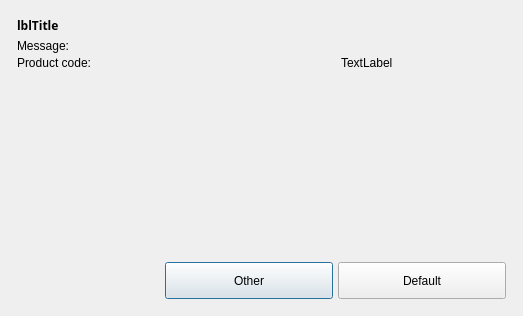
<?xml version="1.0" encoding="UTF-8"?>
<ui version="4.0">
 <class>Dialog</class>
 <widget class="QDialog" name="Dialog">
  <property name="geometry">
   <rect>
    <x>0</x>
    <y>0</y>
    <width>523</width>
    <height>316</height>
   </rect>
  </property>
  <property name="windowTitle">
   <string>Dialog</string>
  </property>
  <property name="autoFillBackground">
   <bool>false</bool>
  </property>
  <layout class="QVBoxLayout" name="verticalLayout_2">
   <item>
    <widget class="QFrame" name="frContainer">
     <property name="frameShape">
      <enum>QFrame::NoFrame</enum>
     </property>
     <property name="frameShadow">
      <enum>QFrame::Raised</enum>
     </property>
     <layout class="QVBoxLayout" name="verticalLayout">
      <property name="spacing">
       <number>0</number>
      </property>
      <property name="margin">
       <number>6</number>
      </property>
      <item>
       <layout class="QHBoxLayout" name="DialogTitle">
        <property name="bottomMargin">
         <number>5</number>
        </property>
        <item>
         <widget class="QLabel" name="lblTitle">
          <property name="sizePolicy">
           <sizepolicy hsizetype="Preferred" vsizetype="Preferred">
            <horstretch>0</horstretch>
            <verstretch>0</verstretch>
           </sizepolicy>
          </property>
          <property name="maximumSize">
           <size>
            <width>16777215</width>
            <height>45</height>
           </size>
          </property>
          <property name="font">
           <font>
            <family>Century Gothic</family>
            <weight>75</weight>
            <bold>true</bold>
           </font>
          </property>
          <property name="text">
           <string>lblTitle</string>
          </property>
         </widget>
        </item>
       </layout>
      </item>
      <item>
       <widget class="QLabel" name="lblMessage">
        <property name="text">
         <string>Message:</string>
        </property>
       </widget>
      </item>
      <item>
       <layout class="QHBoxLayout" name="horizontalLayout">
        <item>
         <layout class="QFormLayout" name="formLayout">
          <property name="fieldGrowthPolicy">
           <enum>QFormLayout::AllNonFixedFieldsGrow</enum>
          </property>
          <property name="labelAlignment">
           <set>Qt::AlignRight|Qt::AlignTrailing|Qt::AlignVCenter</set>
          </property>
          <item row="0" column="0">
           <widget class="QLabel" name="lblProductCodeTitle">
            <property name="text">
             <string>Product code:</string>
            </property>
            <property name="alignment">
             <set>Qt::AlignRight|Qt::AlignTrailing|Qt::AlignVCenter</set>
            </property>
           </widget>
          </item>
          <item row="0" column="1">
           <layout class="QHBoxLayout" name="productCodeLayout">
            <item>
             <widget class="QFrame" name="txtProductCodeValue">
              <property name="sizePolicy">
               <sizepolicy hsizetype="Preferred" vsizetype="Fixed">
                <horstretch>1</horstretch>
                <verstretch>0</verstretch>
               </sizepolicy>
              </property>
              <property name="minimumSize">
               <size>
                <width>250</width>
                <height>20</height>
               </size>
              </property>
              <property name="frameShape">
               <enum>QFrame::NoFrame</enum>
              </property>
              <property name="frameShadow">
               <enum>QFrame::Raised</enum>
              </property>
             </widget>
            </item>
            <item>
             <widget class="QLabel" name="lblLuhnKeyValidator">
              <property name="text">
               <string>TextLabel</string>
              </property>
             </widget>
            </item>
           </layout>
          </item>
         </layout>
        </item>
        <item>
         <spacer name="ContentRightSpacer">
          <property name="orientation">
           <enum>Qt::Horizontal</enum>
          </property>
          <property name="sizeHint" stdset="0">
           <size>
            <width>40</width>
            <height>20</height>
           </size>
          </property>
         </spacer>
        </item>
       </layout>
      </item>
      <item>
       <spacer name="ContentBottomSpacer">
        <property name="orientation">
         <enum>Qt::Vertical</enum>
        </property>
        <property name="sizeHint" stdset="0">
         <size>
          <width>20</width>
          <height>43</height>
         </size>
        </property>
       </spacer>
      </item>
      <item>
       <layout class="QHBoxLayout" name="DialogButtons">
        <property name="topMargin">
         <number>5</number>
        </property>
        <item>
         <spacer name="ButtonAlignSpacer">
          <property name="orientation">
           <enum>Qt::Horizontal</enum>
          </property>
          <property name="sizeHint" stdset="0">
           <size>
            <width>40</width>
            <height>20</height>
           </size>
          </property>
         </spacer>
        </item>
        <item>
         <widget class="QPushButton" name="btnCancel">
          <property name="enabled">
           <bool>true</bool>
          </property>
          <property name="minimumSize">
           <size>
            <width>168</width>
            <height>37</height>
           </size>
          </property>
          <property name="maximumSize">
           <size>
            <width>168</width>
            <height>37</height>
           </size>
          </property>
          <property name="text">
           <string>Other</string>
          </property>
          <property name="default">
           <bool>false</bool>
          </property>
         </widget>
        </item>
        <item>
         <spacer name="ButtonsSpacer">
          <property name="orientation">
           <enum>Qt::Horizontal</enum>
          </property>
          <property name="sizeType">
           <enum>QSizePolicy::Fixed</enum>
          </property>
          <property name="sizeHint" stdset="0">
           <size>
            <width>5</width>
            <height>20</height>
           </size>
          </property>
         </spacer>
        </item>
        <item>
         <widget class="QPushButton" name="btnOK">
          <property name="enabled">
           <bool>true</bool>
          </property>
          <property name="minimumSize">
           <size>
            <width>168</width>
            <height>37</height>
           </size>
          </property>
          <property name="maximumSize">
           <size>
            <width>168</width>
            <height>37</height>
           </size>
          </property>
          <property name="text">
           <string>Default</string>
          </property>
          <property name="default">
           <bool>false</bool>
          </property>
         </widget>
        </item>
       </layout>
      </item>
     </layout>
    </widget>
   </item>
  </layout>
 </widget>
 <resources/>
 <connections/>
</ui>
